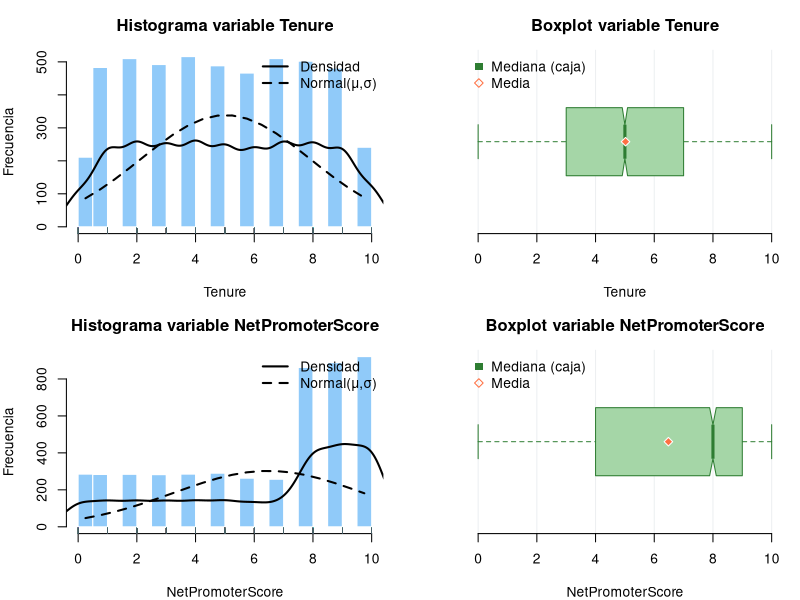
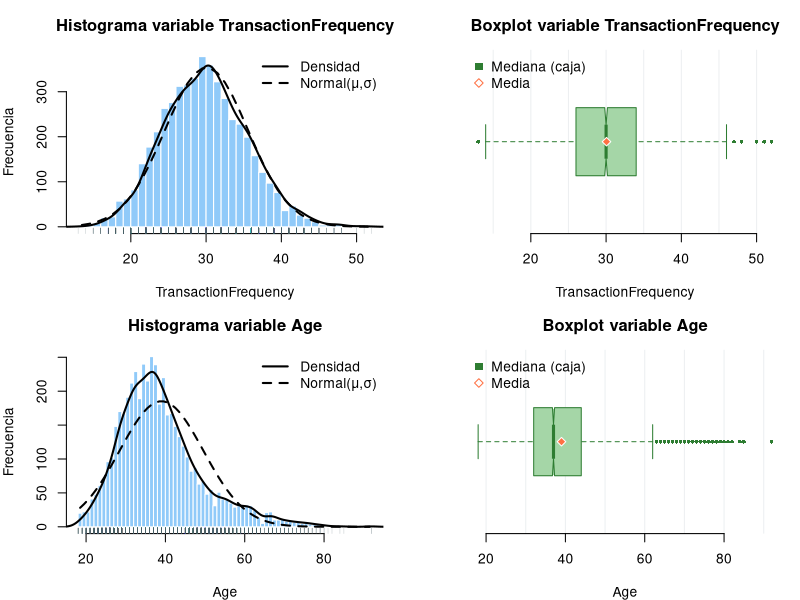
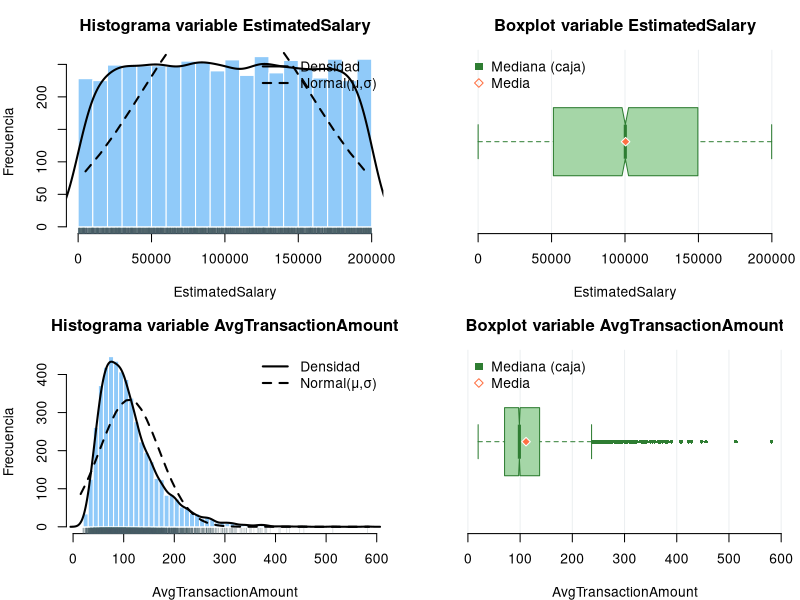
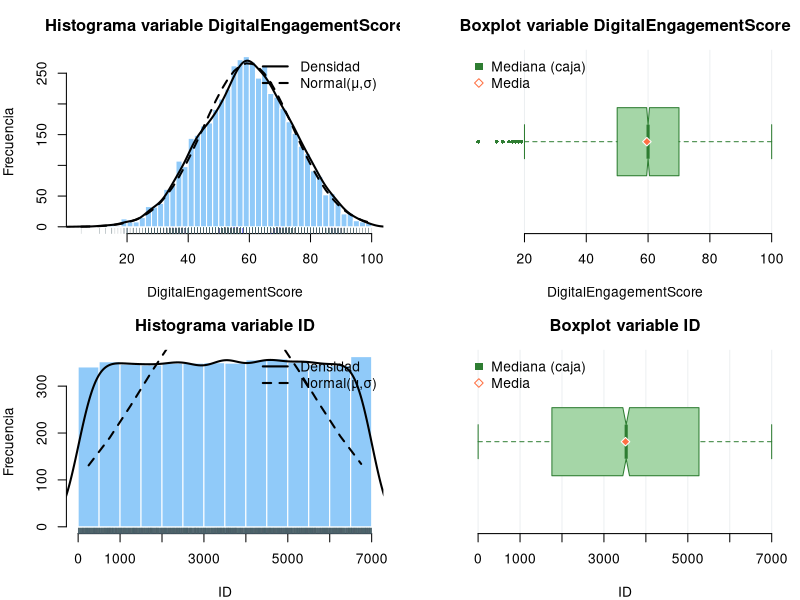
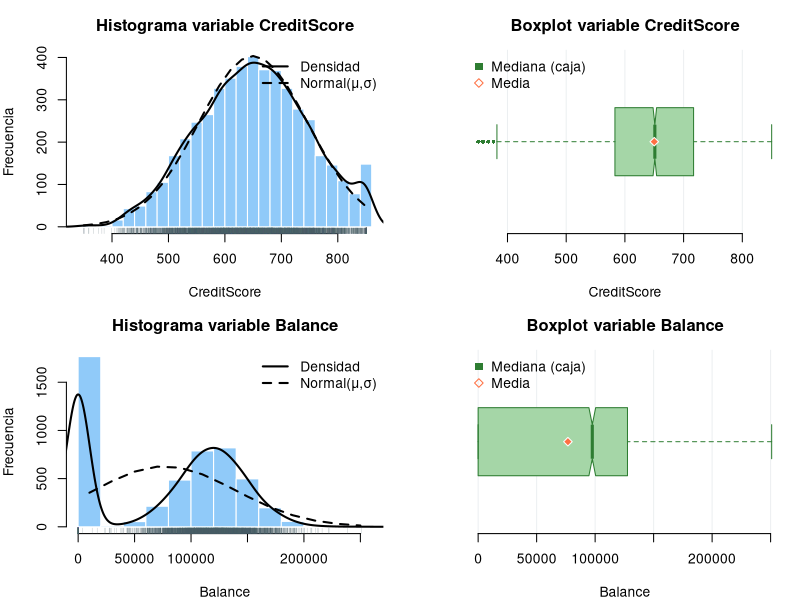
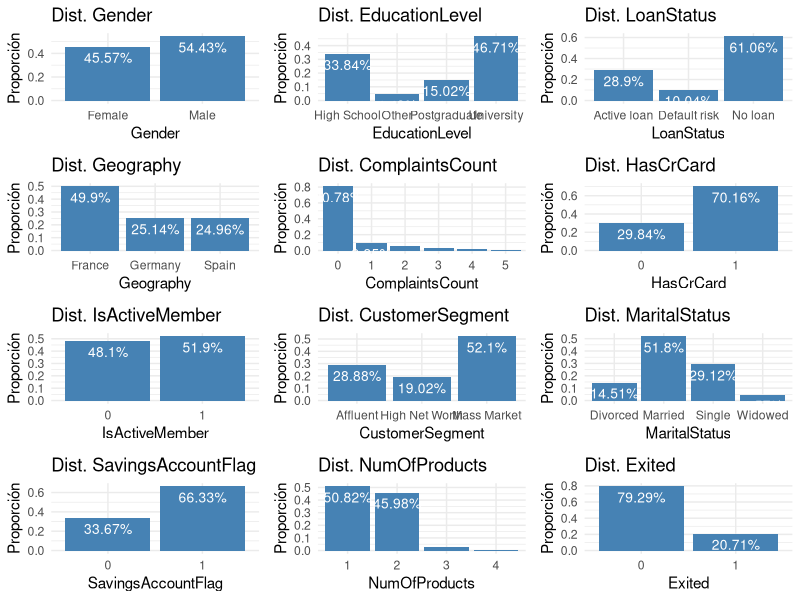

Reproduce these figures in R, in order.
## ---- chunk 1
datos <- read.csv("data/train.csv")
## ---- chunk 2
(clases = sapply(datos, class))
## ---- chunk 3
datos$NumOfProducts <- as.factor(datos$NumOfProducts)
datos$HasCrCard <- as.factor(datos$HasCrCard)
datos$IsActiveMember <- as.factor(datos$IsActiveMember)
datos$SavingsAccountFlag <- as.factor(datos$SavingsAccountFlag)
datos$LoanStatus <- as.factor(datos$LoanStatus)
datos$Gender <- as.factor(datos$Gender)
datos$EducationLevel <- as.factor(datos$EducationLevel)
datos$Geography <- as.factor(datos$Geography)
datos$ComplaintsCount <- as.factor(datos$ComplaintsCount)
datos$CustomerSegment <- as.factor(datos$CustomerSegment)
datos$MaritalStatus <- as.factor(datos$MaritalStatus)
datos$Exited <- as.factor(datos$Exited)
datos <- datos[,-1] #Eliminem la columna "X"
(clases = sapply(datos, class))
## ---- chunk 4
(varNum <- names(clases)[which(clases %in% c("numeric", "integer"))])
## ---- chunk 5
(varCat <- names(clases)[which(clases %in% c("character", "factor"))])
## ---- chunk 6
(varNum2 <- varNum[-8])
## ---- chunk 7
library(psych)
psych::describe(datos[, varNum])
## ---- chunk 8
# vars numéricas
vars_num <- varNum  # o el vector que uses

old_par <- par(no.readonly = TRUE)
on.exit(par(old_par), add = TRUE)

par(mfrow = c(2, 2), mar = c(4, 4, 3, 1), oma = c(0, 0, 0, 0))

for (var in vars_num) {
  x <- datos[[var]]
  x <- x[is.finite(x)]

  ## --- Histograma con líneas de distribución ---
  # breaks tipo Freedman–Diaconis
  nb <- tryCatch(nclass.FD(x), error = function(e) 30)
  h <- hist(x,
            breaks = nb, col = "#90CAF9", border = "white",
            main = paste("Histograma variable", var),
            xlab = var, ylab = "Frecuencia")

  # Densidad (re-escalada a cuentas del histograma)
  den <- density(x)
  # escalar densidad a la escala del histograma (cuentas)
  y_den <- den$y * diff(h$mids[1:2]) * length(x)
  lines(den$x, y_den, lwd = 2)                 # línea de densidad

  # Curva normal ajustada (μ, σ de los datos), también en escala de cuentas
  mu <- mean(x); s <- stats::sd(x)
  y_norm <- dnorm(h$mids, mean = mu, sd = s) * diff(h$mids[1:2]) * length(x)
  lines(h$mids, y_norm, lwd = 2, lty = 2)      # línea normal (discontinua)

  rug(x, col = "#455A6455")                    # rug para ver acumulaciones

  legend("topright",
         legend = c("Densidad", "Normal(μ,σ)"),
         lwd = 2, lty = c(1, 2), bty = "n")

  ## --- Boxplot “profesional” ---
  # grid sutil
  bx_range <- range(x, na.rm = TRUE)
  plot.new()
  plot.window(xlim = bx_range, ylim = c(0.5, 1.5))
  abline(v = pretty(bx_range, 6), col = "#ECEFF1", lwd = 1)

  boxplot(x,
          horizontal = TRUE, add = TRUE, at = 1,
          col = "#A5D6A7", border = "#2E7D32",
          notch = TRUE,  # muesca para IC de la mediana
          outline = TRUE, pch = 16, cex = 0.6,  # outliers discretos
          axes = FALSE, frame = FALSE)

  # Media destacada
  points(mu, 1, pch = 23, cex = 1.1, bg = "#FF7043", col = "white")

  axis(1)
  title(main = paste("Boxplot variable", var), xlab = var)
  legend("topleft",
         legend = c("Mediana (caja)", "Media"),
         pch = c(15, 23), pt.cex = c(1.2, 1.1),
         col = c("#2E7D32", "#FF7043"), bty = "n")
}

## ---- chunk 9
(varCat2 <- varCat[-4])
## ---- chunk 10
for (var in varCat) {
  tablaAbs <- data.frame(table(datos[, var]))
  tablaFreq <- data.frame(table(datos[, var])/sum(table(datos[, var])))
  m <- match(tablaAbs$Var1, tablaFreq$Var1)
  tablaAbs[, "FreqRel"] <- tablaFreq[m, "Freq"]
  colnames(tablaAbs) <- c("Categoria", "FreqAbs", "FreqRel")
  
  cat("===============", var, "===================================\n")
  print(tablaAbs)
  cat("==================================================\n")
}
## ---- chunk 11
library(ggplot2)
library(gridExtra)

plots <- list()   # lista vacía
i <- 1            # índice

for (var in varCat2) {
  tabla <- data.frame(table(datos[, var]) / sum(table(datos[, var])))

  p <- ggplot(data = tabla, aes(x = Var1, y = Freq)) +
    geom_bar(stat = "identity", fill = "steelblue") +
    geom_text(aes(label = paste0(round(Freq * 100, 2), "%")),
              vjust = 1.6, color = "white", size = 3.5) +
    theme_minimal() +
    labs(title = paste("Dist.", var),
         x = var,
         y = "Proporción")

  plots[[i]] <- p
  i <- i + 1
}

# Mostrar todos los gráficos en un grid (ejemplo con 3 columnas)
grid.arrange(grobs = plots, ncol = 3)
